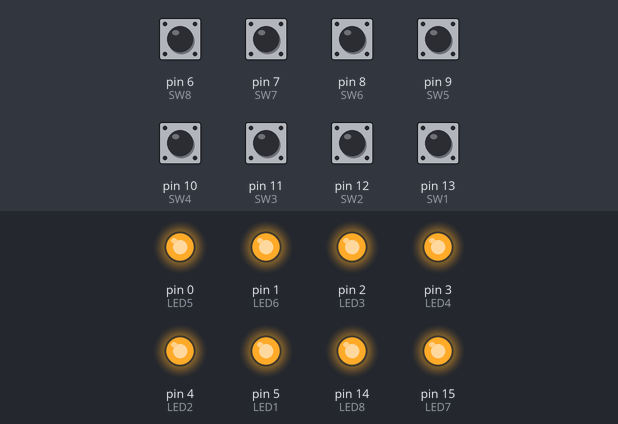
Bench run of a sketch on a simulated Arduino Uno, built with avr-gcc and run on an emulated ATmega328P. Shown: output pins drawn as LEDs (lit = HIGH). The inputs (shaded band) are chosen by the test bench; at power-on: pin 6 (SW8), pin 7 (SW7), pin 8 (SW6), pin 9 (SW5), pin 10 (SW4), pin 11 (SW3), pin 12 (SW2), pin 13 (SW1) HIGH.

Above: at 1.5 s.
1.6 s: pin 6 (SW8) pulled LOW for 0.15 s
At 1.67 s:
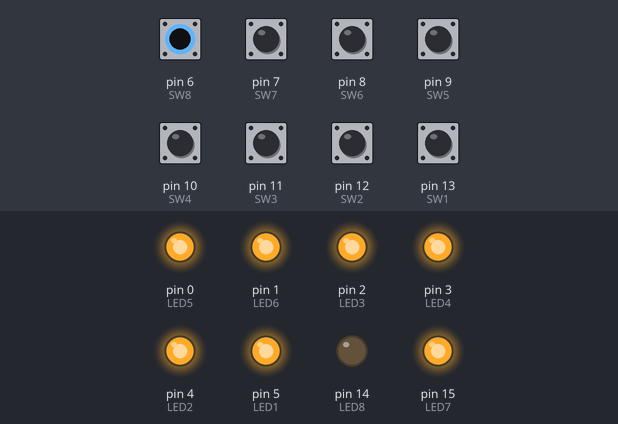
3.2 s: pin 7 (SW7) pulled LOW for 0.15 s
At 3.27 s:
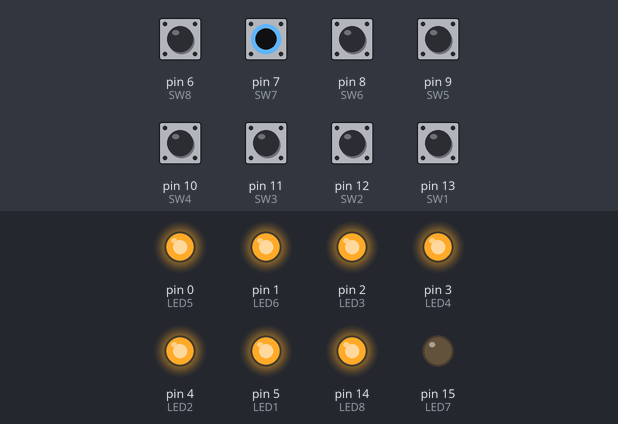
4.8 s: pin 8 (SW6) pulled LOW for 0.15 s
At 4.87 s:
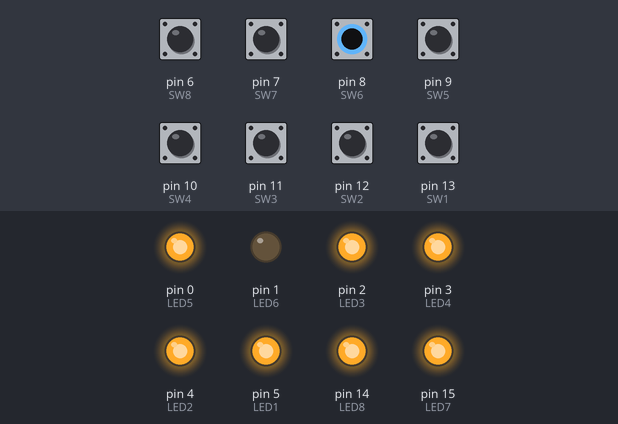
6.4 s: pin 9 (SW5) pulled LOW for 0.15 s
At 6.47 s:
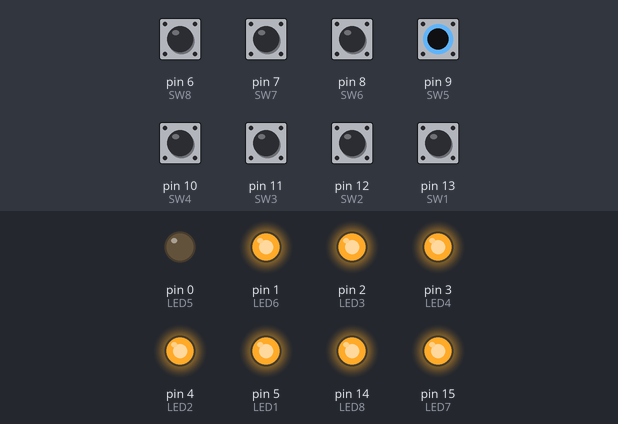
8.0 s: pin 10 (SW4) pulled LOW for 0.15 s
At 8.07 s:
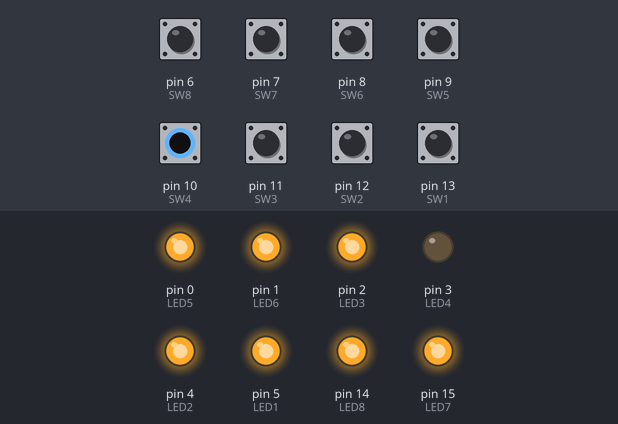
9.6 s: pin 11 (SW3) pulled LOW for 0.15 s
At 9.67 s:
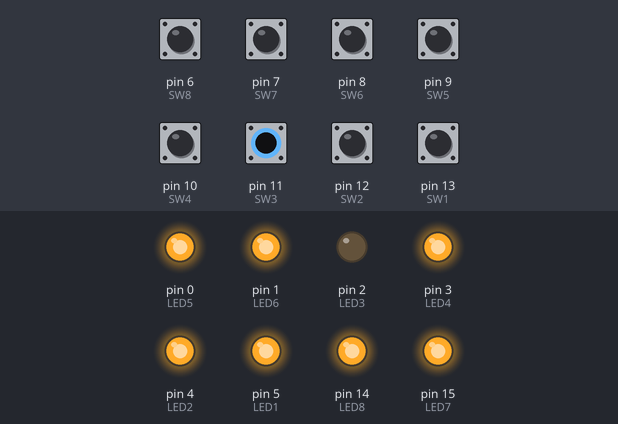
Timing chart, 0 to 12.2 s (numbered marks = the images above; inputs shaded):
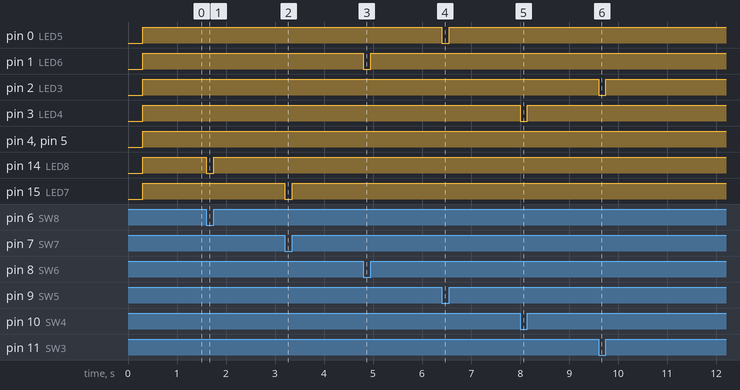

The sketch:

LED_SW.ino
```cpp
/*********************************************************************
*	Title:	  Interfacing LED & Switch
*	Comapny:	Logsun Systems
*	E-mail:		info@logsunonline.compare
*	Author:		Shreyas Deshpande
*	Date:		  11-04-2023
***********************************************************************
*
**************Connections*******************\
*	ARDUINO BOARD				  	Interfacing BOARD
*		SV1			    	   			SV3(Switches)
*   SV2                   SV1(LEDs)
*	*******************************************
*/

#include <Arduino.h>

#define LED1   5
#define LED2   4
#define LED3   2
#define LED4   3
#define LED5   0
#define LED6   1
#define LED7  15
#define LED8  14

#define SW1   13
#define SW2   12
#define SW3   11
#define SW4   10
#define SW5    9
#define SW6    8
#define SW7    7
#define SW8    6

void setup() {
  // put your setup code here, to run once:
  pinMode(SW1,INPUT);
  pinMode(SW2,INPUT);
  pinMode(SW3,INPUT);
  pinMode(SW4,INPUT);
  pinMode(SW5,INPUT);
  pinMode(SW6,INPUT);
  pinMode(SW7,INPUT);
  pinMode(SW8,INPUT);

  pinMode(LED1,OUTPUT);
  pinMode(LED2,OUTPUT);
  pinMode(LED3,OUTPUT);
  pinMode(LED4,OUTPUT);
  pinMode(LED5,OUTPUT);
  pinMode(LED6,OUTPUT);
  pinMode(LED7,OUTPUT);
  pinMode(LED8,OUTPUT);

  delay(300);

}

void loop() {
  // put your main code here, to run repeatedly:
  digitalRead(SW1)?digitalWrite(LED1,HIGH):digitalWrite(LED1,LOW);
  digitalRead(SW2)?digitalWrite(LED2,HIGH):digitalWrite(LED2,LOW);
  digitalRead(SW3)?digitalWrite(LED3,HIGH):digitalWrite(LED3,LOW);
  digitalRead(SW4)?digitalWrite(LED4,HIGH):digitalWrite(LED4,LOW);
  digitalRead(SW5)?digitalWrite(LED5,HIGH):digitalWrite(LED5,LOW);
  digitalRead(SW6)?digitalWrite(LED6,HIGH):digitalWrite(LED6,LOW);
  digitalRead(SW7)?digitalWrite(LED7,HIGH):digitalWrite(LED7,LOW);
  digitalRead(SW8)?digitalWrite(LED8,HIGH):digitalWrite(LED8,LOW);
}
```

Measured:
- after the input at 1.6 s, pin 14 (LED8): HIGH → LOW at once, → HIGH 0.15 s later
- after the input at 3.2 s, pin 15 (LED7): HIGH → LOW at once, → HIGH 0.15 s later
- after the input at 4.8 s, pin 1 (LED6): HIGH → LOW at once, → HIGH 0.15 s later
- after the input at 6.4 s, pin 0 (LED5): HIGH → LOW at once, → HIGH 0.15 s later
- after the input at 8.0 s, pin 3 (LED4): HIGH → LOW at once, → HIGH 0.15 s later
- after the input at 9.6 s, pin 2 (LED3): HIGH → LOW at once, → HIGH 0.15 s later
